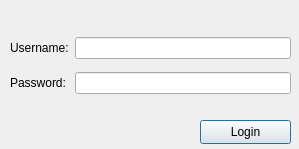
<?xml version="1.0" encoding="UTF-8"?>
<ui version="4.0">
 <class>Login</class>
 <widget class="QDialog" name="Login">
  <property name="windowModality">
   <enum>Qt::ApplicationModal</enum>
  </property>
  <property name="geometry">
   <rect>
    <x>0</x>
    <y>0</y>
    <width>299</width>
    <height>149</height>
   </rect>
  </property>
  <property name="windowTitle">
   <string>Login</string>
  </property>
  <widget class="QWidget" name="gridLayoutWidget">
   <property name="geometry">
    <rect>
     <x>10</x>
     <y>30</y>
     <width>281</width>
     <height>71</height>
    </rect>
   </property>
   <layout class="QGridLayout" name="gridLayout">
    <item row="0" column="1">
     <widget class="QLineEdit" name="lineEdit_Username"/>
    </item>
    <item row="1" column="0">
     <widget class="QLabel" name="label_Password">
      <property name="text">
       <string>Password:</string>
      </property>
     </widget>
    </item>
    <item row="1" column="1">
     <widget class="QLineEdit" name="lineEdit_Password">
      <property name="inputMethodHints">
       <set>Qt::ImhHiddenText|Qt::ImhNoAutoUppercase|Qt::ImhNoPredictiveText</set>
      </property>
      <property name="echoMode">
       <enum>QLineEdit::Password</enum>
      </property>
     </widget>
    </item>
    <item row="0" column="0">
     <widget class="QLabel" name="label_Username">
      <property name="text">
       <string>Username:</string>
      </property>
     </widget>
    </item>
   </layout>
  </widget>
  <widget class="QPushButton" name="pushButton_Login">
   <property name="geometry">
    <rect>
     <x>200</x>
     <y>120</y>
     <width>91</width>
     <height>24</height>
    </rect>
   </property>
   <property name="text">
    <string>Login</string>
   </property>
  </widget>
 </widget>
 <resources/>
 <connections/>
</ui>
